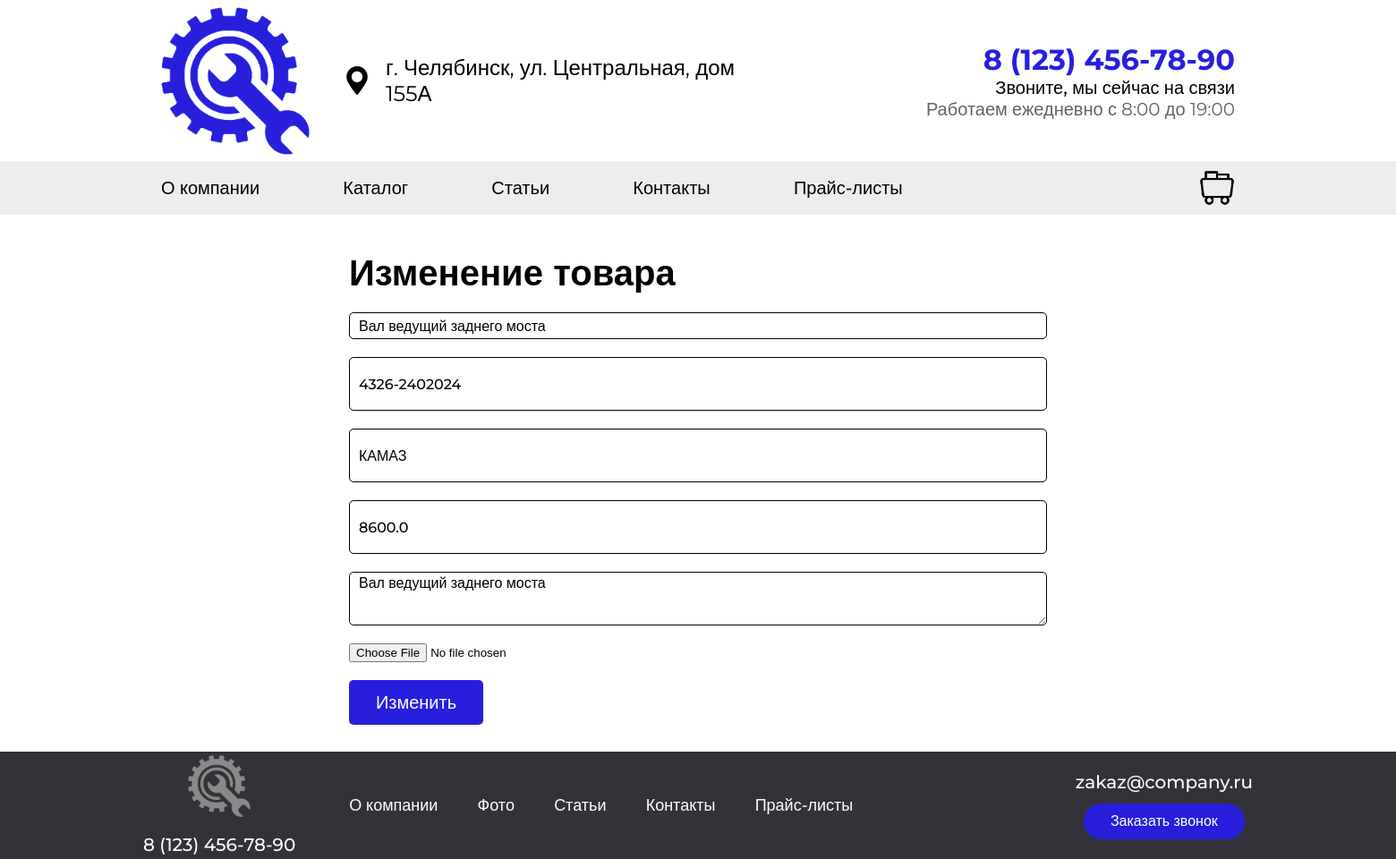
/product/val-vedushchii-zadnego-mosta/update, run on the app's committed database.
### app.py (models this page shows, shortened)
class Catalog(db.Model):
    id = db.Column(db.Integer, primary_key=True)
    name = db.Column(db.String(100), nullable=False)
    slug = db.Column(db.String(150), unique = True, nullable=False)
    image = db.Column(db.String(100), nullable=False)
    item = db.Column(db.String(100), nullable=False)
    manufacturer = db.Column(db.String(100), nullable=False)
    cost = db.Column(db.Float, nullable=False)
    description = db.Column(db.String(300), nullable=False)

### app.py (the view, shortened to what this page needs)
@app.route('/product/<string:slug>/update', methods=['GET', 'POST'])
def update_product(slug):
    catalog_item = Catalog.query.filter_by(slug=slug).first_or_404()
    return render_template('product-update.html', catalog=catalog_item)

### app.py (called while the page is built)
@app.context_processor
def cart_quantity():
    cart = session.get('cart', {})
    quantity = sum(item['quantity'] for item in cart.values()) if cart else 0
    return {'cart_quantity': quantity}

### templates/product-update.html (shortened to what this page needs)
<html>
    <head>
    <link rel="stylesheet" href="{{ url_for('static', filename='css/style.css') }}">
</head>
<body>
    <div class="div-top">
        <div class="div-top1">
            <a href="/"><img src="{{ url_for('static', filename='img/logo.png') }}" class="logo"></a>
            <img src="{{ url_for('static', filename='img/point.png') }}" class="point">
            <a class="adress">г. Челябинск, ул. Центральная, дом 155А</a>
            <div class="div-top-2">
                <div class="div-top2-1">
                <span class="span-top-text-number">
                    <a href="#" class="top-text-number">8 (123) 456-78-90<br></a>
                </span>
                <span class="span-top-text-1">
                    <a class="top-text-1">Звоните, мы сейчас на связи<br></a>
                </span>
                <span class="span-top-text-2">
                    <a class="top-text-2">Работаем ежедневно с 8:00 до 19:00</a>
                </span>
            </div>
        </div>
        </div>
        <div class="div-top-info1">
            <div class="div-top-info2">
                <div class="container-info">
                    <a href="#" class="info-1">О компании</a>
                    <a href="/catalog" class="info-2">Каталог</a>
                    <a href="/posts" class="info-3">Статьи</a>
                    <a href="#" class="info-4">Контакты</a>
                    <a href="#" class="info-5">Прайс-листы</a>
                </div>
                <div class="div-top-info2-1">
                    <div class="div-top-info2-2">
                        <a href="#"><img class="img-cart" src="{{ url_for('static', filename='img/cart.png') }}"></a>
                    </div>
                </div>
            </div>
        </div>
    </div>
    <div class="articles_container">
        <a class="text-add-article" >Изменение товара</a>
        <form method="post" enctype="multipart/form-data">
            <input type="text" name="name" id="name" class="form-article-title" value="{{ catalog.name }}" placeholder="Введите название"><br>
            <input type="text" name="item" id="item" class="form-article-text" value="{{ catalog.item }}" placeholder="Введите артикул"><br>
            <input type="text" name="manufacturer" id="manufacturer" class="form-article-text" value="{{ catalog.manufacturer }}" placeholder="Введите производителя"><br>
            <input type="text" name="cost" id="cost" class="form-article-text" value="{{ catalog.cost }}" placeholder="Введите цену"><br>
            <textarea name="description" id="description" class="form-article-text" placeholder="Введите описание">{{ catalog.description }}</textarea><br>
            <input type="file" name="image" id="image" class="form-article-image" accept="image/*" required placeholder=""><br>
            <input type="submit" class="form-article-btn" value="Изменить">
        </form>
    </div>
    <div class="footer">
        <div class="footer_a">
            <div class="footer_logo-num">
                <img class="img-logo-gray" src="{{ url_for('static', filename='img/logo_gray.png') }}"><br><br>
                <a class="footer-number">8 (123) 456-78-90</a>
            </div>
            <div class="footer-info">
                <a href="#" class="footer-info-1">О компании</a>
                <a href="#" class="footer-info-2">Фото</a>
                <a href="#" class="footer-info-3">Статьи</a>
                <a href="#" class="footer-info-4">Контакты</a>
                <a href="#" class="footer-info-5">Прайс-листы</a>
            </div>
        </div>
        <div class="footer_b">
            <div class="footer_ba">
                <div class="footer-email"><a class="text-footer-email">zakaz@company.ru</a></div>
                <div class="footer-call-num"><button class="button-footer-call-num" >Заказать звонок</button></div>
            </div>
        </div>
    </div>
</body>
</html>

### static/css/style.css (style rules this page uses)
html, body { width: 100%; height: 100%; margin: 0; padding: 0; font-family: 'Montserrat', Arial; scroll-behavior: smooth; transition: all; display: block; margin-bottom: 1px; }
.div-top { height: 240px; border: 0px solid black; margin: auto; }
.div-top1 { display: flex; height: 180px; width: 1200px; border: 0px solid black; margin: auto; align-items: center; }
.logo { height: 165px; user-select: none; }
.point { height: 32px; margin-left: 37px; user-select: none; }
.adress { font-weight: 400; margin-left: 16px; font-size: 24px; min-width: 400px; }
.div-top-2 { display: flex; height: 100%; width: 600px; border: 0px solid red; margin: auto; align-items: center; justify-content: flex-end; }
.div-top2-1 { align-content: center; height: 87px; width: 439px; border: 0px solid black; text-align: right; }
.top-text-number { font-weight: 700; font-size: 32px; color: #281FDD; text-decoration: none; }
.top-text-1 { font-weight: 500; font-size: 20px; color: black; }
.top-text-2 { font-weight: 400; font-size: 20px; color: #636363; }
.div-top-info1 { display: flex; align-items: center; background-color: #EDEDED; height: 60px; border: 0px solid black; margin: auto; }
.div-top-info2 { display: flex; align-items: center; background-color: #EDEDED; height: 60px; border: 0px solid black; margin: auto; width: 1200px; }
.container-info { min-width: 1000px; }
.info-1 { font-size: 20px; font-weight: 500; text-decoration: none; color: black; }
.info-2, .info-3, .info-4, .info-5 { font-size: 20px; font-weight: 500; margin-left: 89px; text-decoration: none; color: black; }
.div-top-info2-1 { width: 1200px; border: 0px solid black; }
.div-top-info2-1 { display: flex; justify-content: flex-end; border: 0px solid black; }
.div-top-info2-2 { display: flex; width: 40px; border: 0px solid black; transition: 0.1s; }
.img-cart { height: 40px; user-select: none; }
.footer { display: flex; align-items: center; height: 120px; background-color: #333239; }
.footer_a { display: flex; text-align: center; align-items: center; min-width: 1200px; }
.footer_logo-num { margin-left: 160px; display: inline-block; text-align: center; }
.img-logo-gray { width: 70px; }
.footer-number { font-size: 20px; font-weight: 500; color: white; }
.footer-info-1 { margin-left: 60px; font-size: 18px; font-weight: 500; text-decoration: none; color: white; }
.footer-info-2, .footer-info-3, .footer-info-4, .footer-info-5 { font-size: 18px; font-weight: 500; margin-left: 40px; text-decoration: none; color: white; }
.footer_b { display: flex; justify-content: right; height: 100px; width: 100%; border: 0px solid red; }
.footer_ba { display: block; border: 0px solid blue; text-align: center; align-content: center; margin-right: 160px; }
.text-footer-email { font-size: 20px; font-weight: 500; color: white; }
.button-footer-call-num { margin-top: 12px; width: 180px; height: 40px; border: 0px; border-radius: 25px; color: white; background-color: #281FDD; font-size: 16px; font-weight: 500; transition: 0.2s; cursor: pointer; }
.articles_container { width: 50%; min-height: 70%; border: 0px solid red; display: block; justify-content: center; align-items: center; margin-left: auto; margin-right: auto; margin-top: 40px; text-align: left; }
.text-add-article { display: block; margin-bottom:20px; width: 100%; font-size: 40px; font-weight: 700; max-width: 100%; }
.form-article-title { width: 100%; max-width: 100%; height: 30px; margin-bottom: 20px; border: 1px solid black; border-radius: 5px; padding-left: 10px; font-weight: 500; font-size: 16px; font-family: 'Montserrat', Arial; }
.form-article-text { width: 100%; max-width: 100%; height: 60px; max-height: 256px; margin-bottom: 20px; border: 1px solid black; border-radius: 5px; padding-left: 10px; font-weight: 500; font-size: 16px; font-family: 'Montserrat', Arial; }
.form-article-btn { border: 0px; border-radius: 5px; background: #281FDD; color: white; height: 50px; width: 150px; font-size: 20px; font-weight: 500; font-family: 'Montserrat', Arial; cursor: pointer; transition: 0.1s; }
.form-article-image { margin-bottom: 20px; }

### data on the page
Catalog: name "Вал ведущий заднего моста", item "4326-2402024", manufacturer "КАМАЗ", cost "8600.0", description "Вал ведущий заднего моста"
